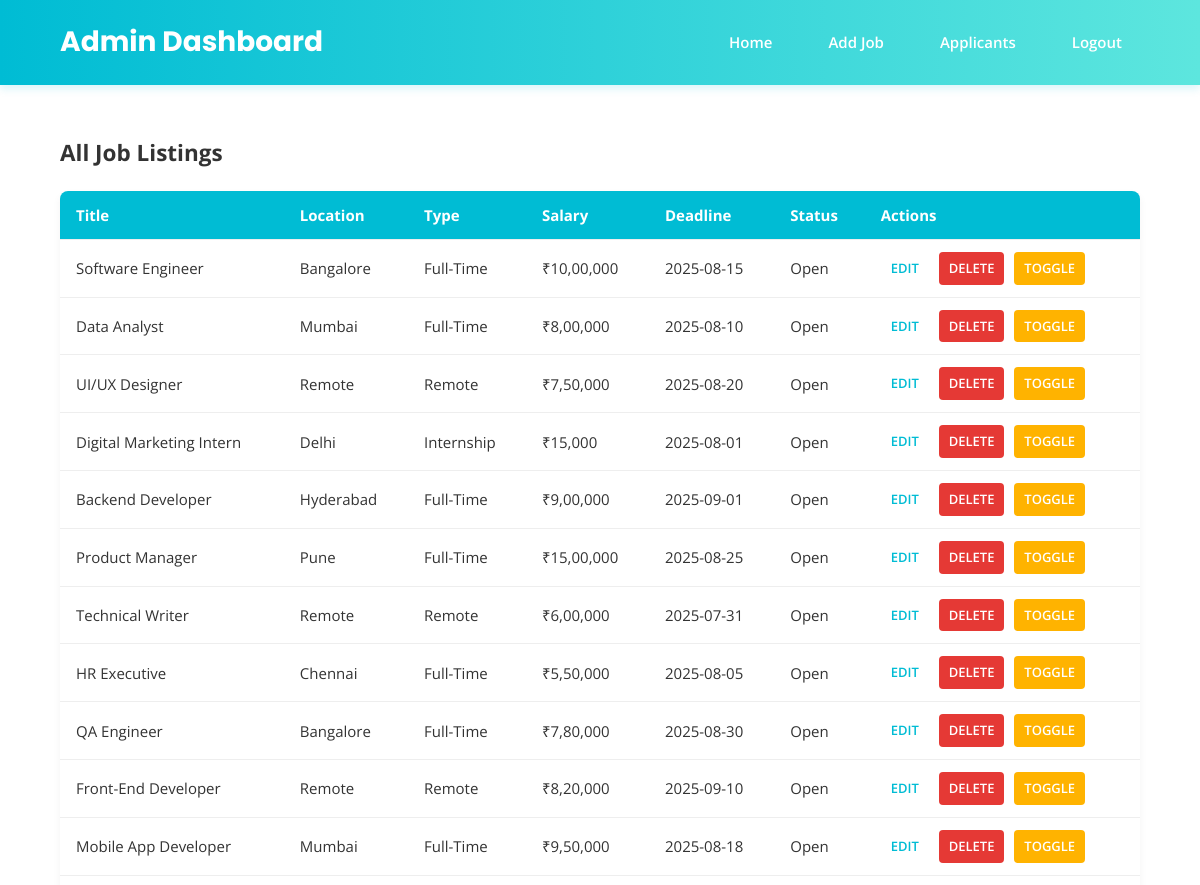
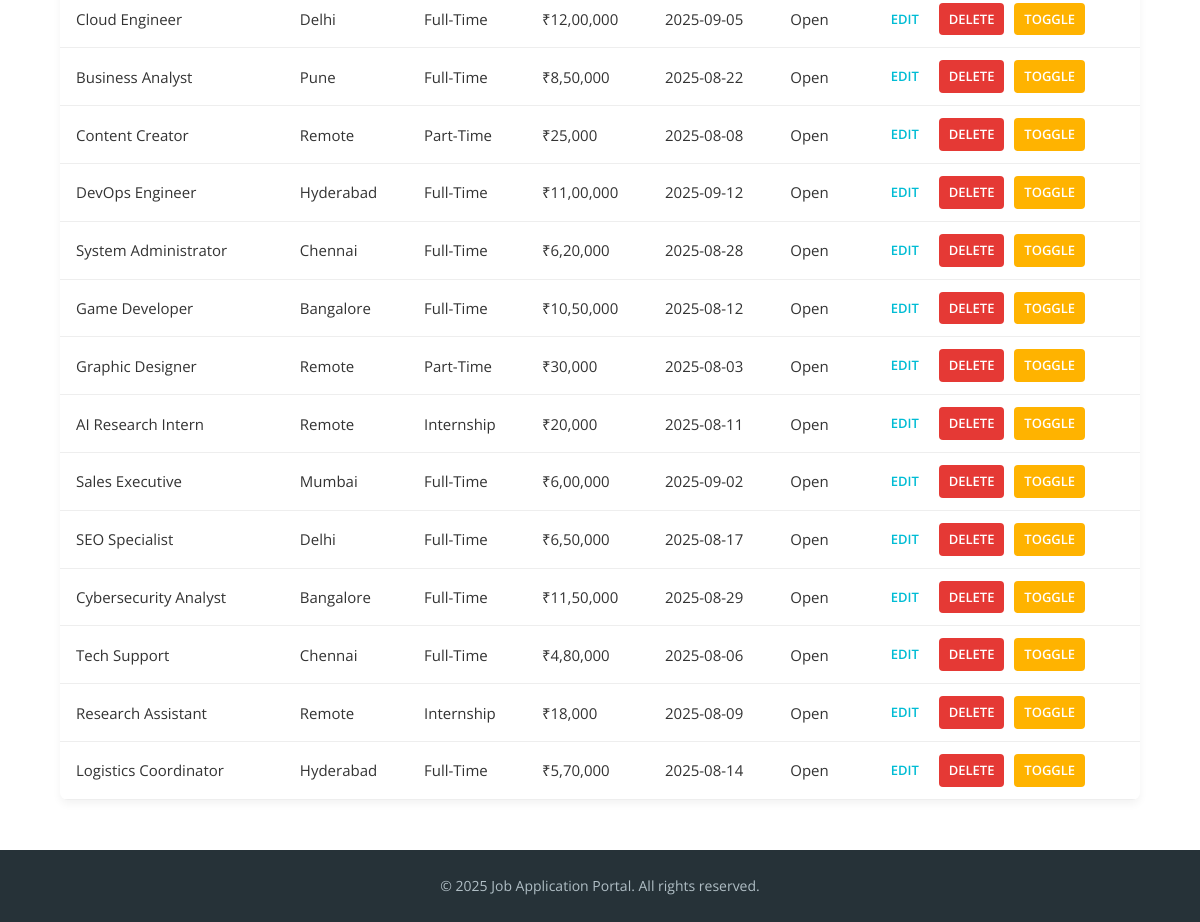
The page /admin/dashboard.php (signed in) on the database its author committed (2 pictures, top to bottom).
### tables this page shows
CREATE TABLE IF NOT EXISTS jobs (
  id INT AUTO_INCREMENT PRIMARY KEY,
  title VARCHAR(150) NOT NULL,
  location VARCHAR(150) NOT NULL,
  type ENUM('Full-Time', 'Part-Time', 'Internship', 'Remote') NOT NULL,
  description TEXT NOT NULL,
  skills TEXT NOT NULL,
  salary VARCHAR(100) NOT NULL,
  deadline DATE NOT NULL,
  status ENUM('Open', 'Closed') DEFAULT 'Open',
  created_at DATETIME DEFAULT CURRENT_TIMESTAMP
);

### admin/dashboard.php (the view, shortened to what this page needs)
<?php
require '../config/db.php';
$result = $conn->query("SELECT * FROM jobs ORDER BY created_at DESC");
?>
<!DOCTYPE html>
<html lang="en">
<head>
  <link rel="stylesheet" href="../assets/css/style.css" />
  <link rel="stylesheet" href="https://cdnjs.cloudflare.com/ajax/libs/font-awesome/6.5.0/css/all.min.css" />
</head>
<body>
  <header class="header">
    <div class="container header-content">
      <h1 class="site-title">Admin Dashboard</h1>
      <nav class="nav">
        <ul class="nav-menu">
          <li><a href="../index.php">Home</a></li>
          <li><a href="add_job.php">Add Job</a></li>
          <li><a href="applicants.php">Applicants</a></li>
          <li><a href="logout.php">Logout</a></li>
        </ul>
      </nav>
    </div>
  </header>
  <section class="dashboard-section">
    <div class="container">
      <h2>All Job Listings</h2>
      <?php if ($result->num_rows > 0): ?>
        <table class="job-table">
          <thead>
            <tr>
              <th>Title</th>
              <th>Location</th>
              <th>Type</th>
              <th>Salary</th>
              <th>Deadline</th>
              <th>Status</th>
              <th>Actions</th>
            </tr>
          </thead>
          <tbody>
            <?php while ($job = $result->fetch_assoc()): ?>
              <tr>
                <td><?= htmlspecialchars($job['title']) ?></td>
                <td><?= htmlspecialchars($job['location']) ?></td>
                <td><?= htmlspecialchars($job['type']) ?></td>
                <td><?= htmlspecialchars($job['salary']) ?></td>
                <td><?= htmlspecialchars($job['deadline']) ?></td>
                <td><?= htmlspecialchars($job['status']) ?></td>
                <td>
                  <a href="edit_job.php?id=<?= $job['id'] ?>" class="btn small-btn">Edit</a>
                  <a href="delete_job.php?id=<?= $job['id'] ?>" class="btn small-btn danger-btn" onclick="return confirm('Are you sure you want to delete this job?')">Delete</a>
                  <a href="toggle_status.php?id=<?= $job['id'] ?>" class="btn small-btn warning-btn">Toggle</a>
                </td>
              </tr>
            <?php endwhile; ?>
          </tbody>
        </table>
      <?php else: ?>
        <p>No jobs found.</p>
      <?php endif; ?>
    </div>
  </section>
  <footer class="footer">
    <div class="container">
      <p>&copy; <?= date('Y') ?> Job Application Portal. All rights reserved.</p>
    </div>
  </footer>
</body>
</html>

### assets/css/style.css (style rules this page uses)
* { box-sizing: border-box; margin: 0; padding: 0; }
html, body { height: 100%; display: flex; flex-direction: column; }
body { font-family: 'Open Sans', sans-serif; font-size: 15px; line-height: 1.6; background: url('../image/bg.jpg') center center / cover no-repeat fixed; background-size: cover; background-position: center; background-repeat: no-repeat; background-attachment: fixed; color: #333; height: 100%; display: flex; flex-direction: column; }
.container { width: 90%; max-width: 1200px; margin: 0 auto; }
a { text-decoration: none; color: #00bcd4; transition: 0.3s ease; }
.header { background: linear-gradient(90deg, #00bcd4, #5de6de); padding: 20px 0; box-shadow: 0 4px 8px rgba(0,188,212,0.15); }
.header-content { display: flex; justify-content: space-between; align-items: center; }
.site-title { font-family: 'Poppins', sans-serif; font-size: 28px; font-weight: 700; color: #fff; }
.nav-menu { list-style: none; display: flex; gap: 20px; }
.nav-menu li a { padding: 10px 18px; border-radius: 6px; font-weight: 600; color: #fff; }
.btn { display: inline-block; padding: 12px 28px; font-size: 14px; font-weight: 600; border-radius: 30px; cursor: pointer; text-transform: uppercase; transition: 0.3s ease; }
.small-btn { padding: 6px 10px; font-size: 13px; margin-right: 6px; border-radius: 4px; }
.danger-btn { background-color: #e53935; color: #fff; }
.warning-btn { background-color: #ffb300; color: #fff; }
.footer { background: #263238; color: #b0bec5; padding: 25px 0; text-align: center; font-size: 14px; margin-top: auto; }
.dashboard-section { padding: 50px 0; }
.dashboard-section h2 { margin-bottom: 20px; }
.job-table { width: 100%; border-collapse: collapse; background: #fff; border-radius: 8px; overflow: hidden; box-shadow: 0 4px 8px rgba(0,0,0,0.05); }
.job-table th, .job-table td { padding: 12px 16px; border-bottom: 1px solid #eee; text-align: left; }
.job-table th { background-color: #00bcd4; color: #fff; }

### rows shown on the page
jobs: title "Software Engineer", location "Bangalore", type "Full-Time", salary "₹10,00,000", deadline "2025-08-15", status "Open"
jobs: title "Data Analyst", location "Mumbai", type "Full-Time", salary "₹8,00,000", deadline "2025-08-10", status "Open"
jobs: title "UI/UX Designer", location "Remote", type "Remote", salary "₹7,50,000", deadline "2025-08-20", status "Open"
jobs: title "Digital Marketing Intern", location "Delhi", type "Internship", salary "₹15,000", deadline "2025-08-01", status "Open"
jobs: title "Backend Developer", location "Hyderabad", type "Full-Time", salary "₹9,00,000", deadline "2025-09-01", status "Open"
jobs: title "Product Manager", location "Pune", type "Full-Time", salary "₹15,00,000", deadline "2025-08-25", status "Open"
jobs: title "Technical Writer", location "Remote", type "Remote", salary "₹6,00,000", deadline "2025-07-31", status "Open"
jobs: title "HR Executive", location "Chennai", type "Full-Time", salary "₹5,50,000", deadline "2025-08-05", status "Open"
jobs: title "QA Engineer", location "Bangalore", type "Full-Time", salary "₹7,80,000", deadline "2025-08-30", status "Open"
jobs: title "Front-End Developer", location "Remote", type "Remote", salary "₹8,20,000", deadline "2025-09-10", status "Open"
jobs: title "Mobile App Developer", location "Mumbai", type "Full-Time", salary "₹9,50,000", deadline "2025-08-18", status "Open"
jobs: title "Cloud Engineer", location "Delhi", type "Full-Time", salary "₹12,00,000", deadline "2025-09-05", status "Open"
jobs: title "Business Analyst", location "Pune", type "Full-Time", salary "₹8,50,000", deadline "2025-08-22", status "Open"
jobs: title "Content Creator", location "Remote", type "Part-Time", salary "₹25,000", deadline "2025-08-08", status "Open"
jobs: title "DevOps Engineer", location "Hyderabad", type "Full-Time", salary "₹11,00,000", deadline "2025-09-12", status "Open"
jobs: title "System Administrator", location "Chennai", type "Full-Time", salary "₹6,20,000", deadline "2025-08-28", status "Open"
jobs: title "Game Developer", location "Bangalore", type "Full-Time", salary "₹10,50,000", deadline "2025-08-12", status "Open"
jobs: title "Graphic Designer", location "Remote", type "Part-Time", salary "₹30,000", deadline "2025-08-03", status "Open"
jobs: title "AI Research Intern", location "Remote", type "Internship", salary "₹20,000", deadline "2025-08-11", status "Open"
jobs: title "Sales Executive", location "Mumbai", type "Full-Time", salary "₹6,00,000", deadline "2025-09-02", status "Open"
jobs: title "SEO Specialist", location "Delhi", type "Full-Time", salary "₹6,50,000", deadline "2025-08-17", status "Open"
jobs: title "Cybersecurity Analyst", location "Bangalore", type "Full-Time", salary "₹11,50,000", deadline "2025-08-29", status "Open"
jobs: title "Tech Support", location "Chennai", type "Full-Time", salary "₹4,80,000", deadline "2025-08-06", status "Open"
jobs: title "Research Assistant", location "Remote", type "Internship", salary "₹18,000", deadline "2025-08-09", status "Open"
jobs: title "Logistics Coordinator", location "Hyderabad", type "Full-Time", salary "₹5,70,000", deadline "2025-08-14", status "Open"
